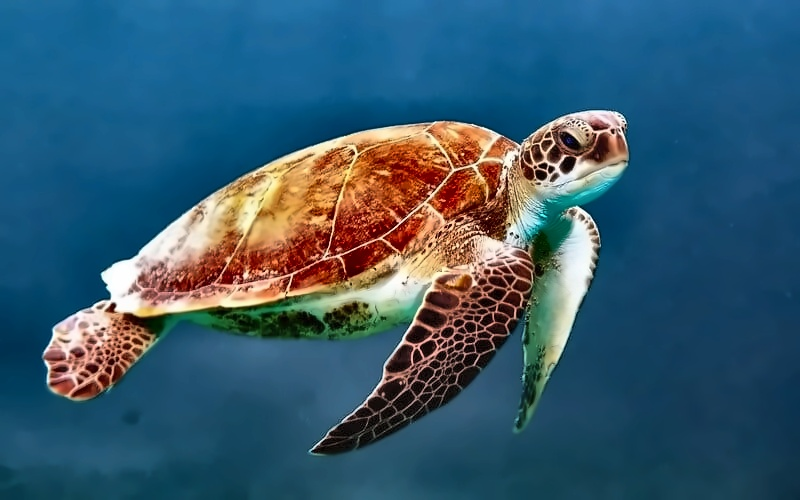
#> input picture enhanced_underwater.jpg, 800 x 500 px
$ python -i app.py   (imports and definitions only)
#> lines starting #> are read from the running program, lines starting #| are printed output that depends on the picture
#> further down, picture is the input picture: shape (500, 800, 3); mean B, G, R 109.4, 89.7, 54.8
import streamlit as st
import cv2
import numpy as np
import tempfile

# Function to enhance underwater images
def enhance_image(image):
    # Convert to LAB color space for color correction
    lab = cv2.cvtColor(image, cv2.COLOR_BGR2LAB)
#> lab: shape (500, 800, 3); mean of channels 0, 1, 2 95.1, 127.3, 114.6
    l, a, b = cv2.split(lab)
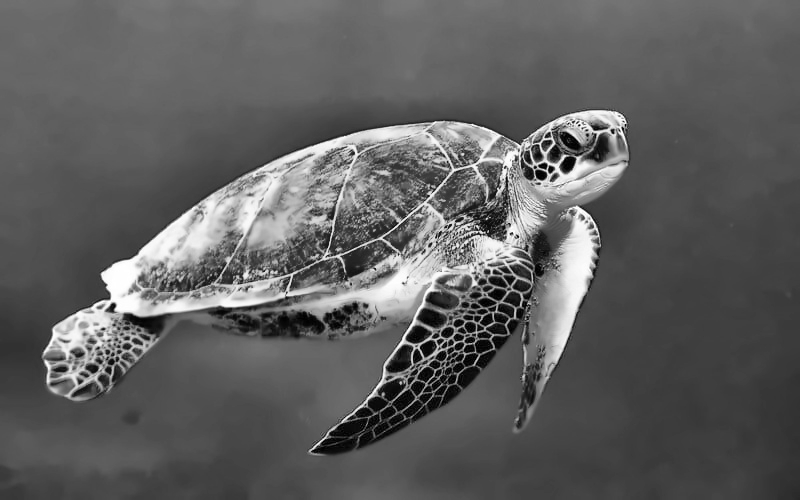
#> l: shape (500, 800); min 0, max 255, mean 95.1
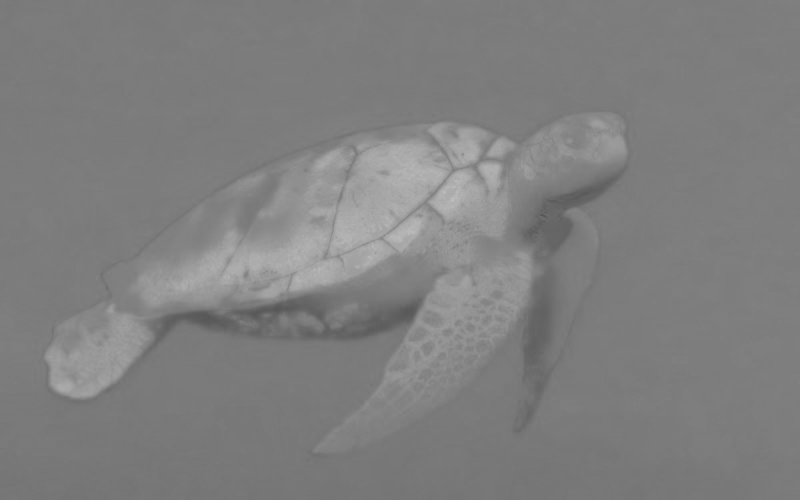
#> a: shape (500, 800); min 87, max 192, mean 127.3
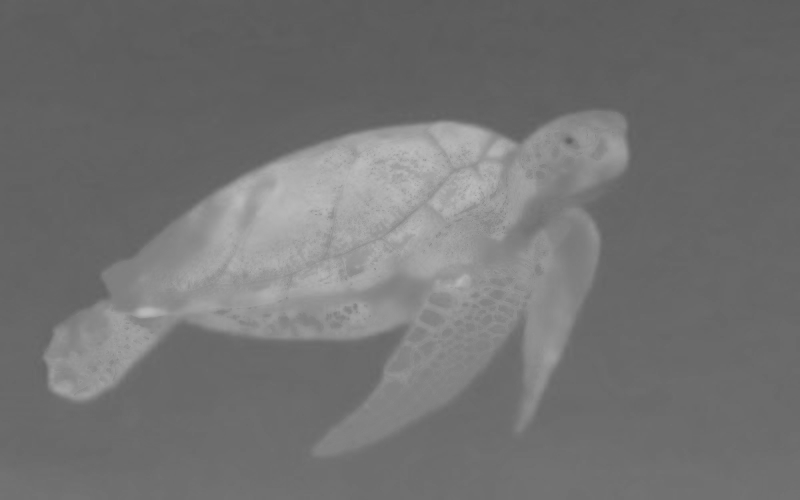
#> b: shape (500, 800); min 91, max 189, mean 114.6

    # Apply CLAHE (Contrast Limited Adaptive Histogram Equalization)
    clahe = cv2.createCLAHE(clipLimit=2.0, tileGridSize=(8, 8))
    l = clahe.apply(l)
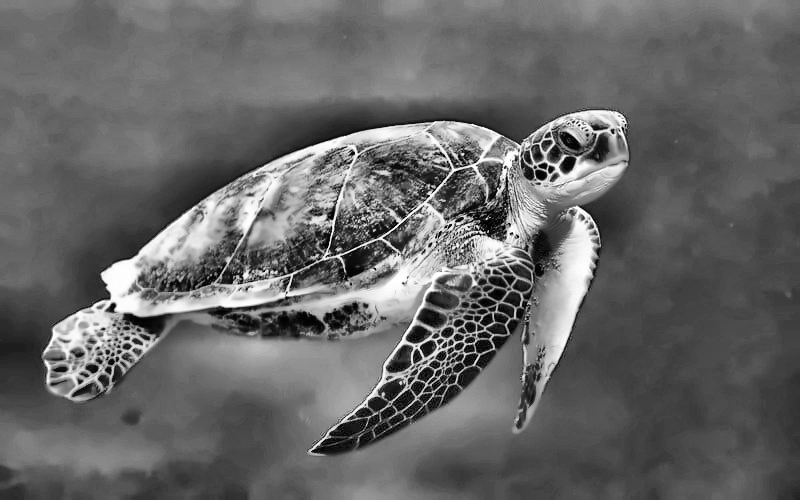
#> l: shape (500, 800); min 0, max 255, mean 103.1

    # Merge LAB channels and convert back to BGR
    enhanced_lab = cv2.merge((l, a, b))
#> enhanced_lab: shape (500, 800, 3); mean of channels 0, 1, 2 103.1, 127.3, 114.6
    color_corrected = cv2.cvtColor(enhanced_lab, cv2.COLOR_LAB2BGR)
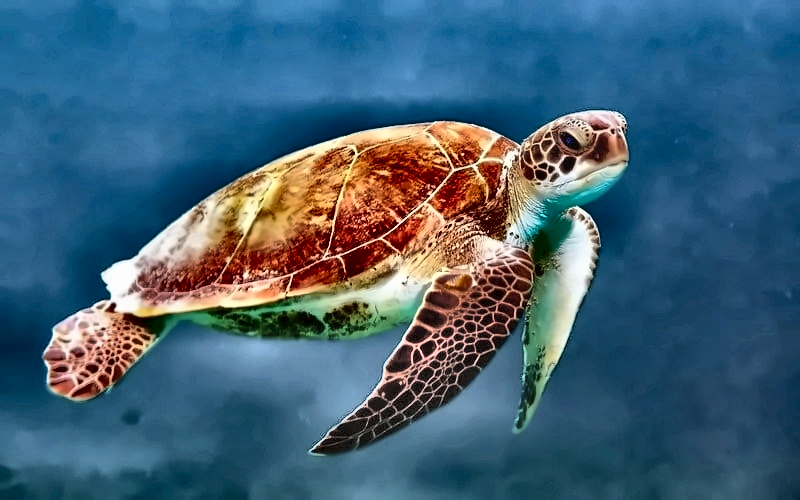
#> color_corrected: shape (500, 800, 3); mean B, G, R 118, 97.7, 65.5

    # Apply White Balancing

    # Apply White Balancing using manual method
    balanced = simple_white_balance(color_corrected)


    # Apply Noise Reduction
    final_image = cv2.fastNlMeansDenoisingColored(balanced, None, 7, 7, 5, 15)

    return final_image
def simple_white_balance(image):
    result = cv2.cvtColor(image, cv2.COLOR_BGR2LAB)
#> result: shape (500, 800, 3); mean of channels 0, 1, 2 103.3, 127.3, 114.4
    l, a, b = cv2.split(result)
    l = cv2.equalizeHist(l)  # Apply histogram equalization
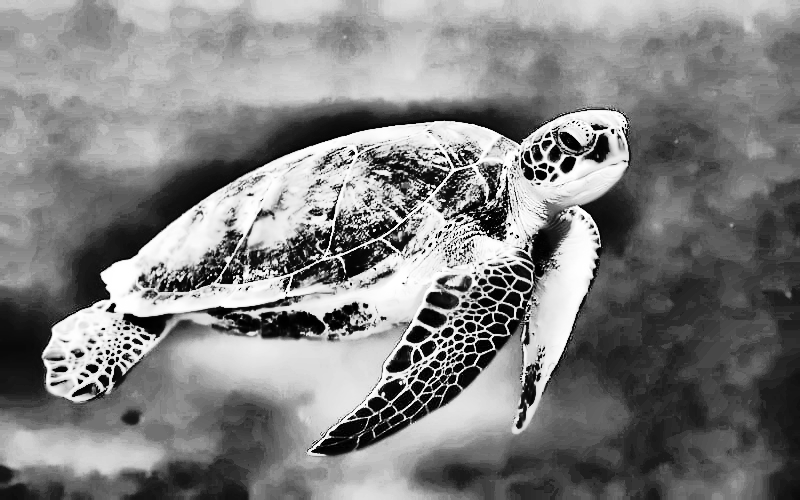
#> l: shape (500, 800); min 0, max 255, mean 128.5
    result = cv2.merge((l, a, b))
#> result: shape (500, 800, 3); mean of channels 0, 1, 2 128.5, 127.3, 114.4
    return cv2.cvtColor(result, cv2.COLOR_LAB2BGR)
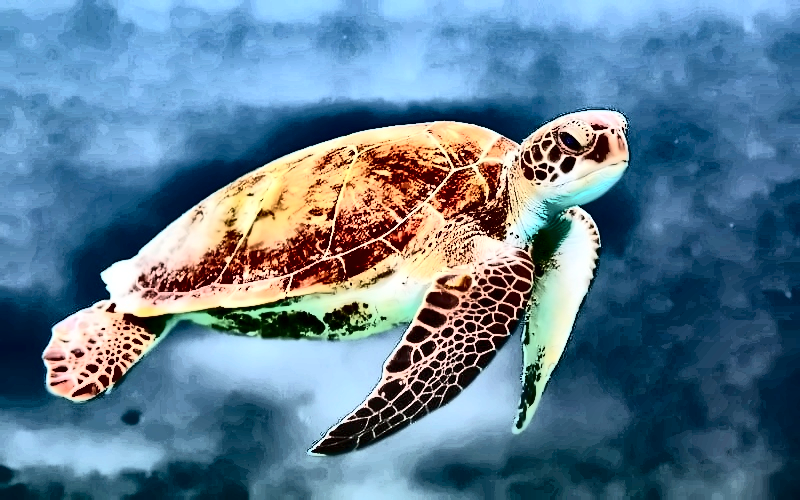
#> returned value: shape (500, 800, 3); mean B, G, R 145.9, 125, 95.6

# Streamlit UI
# [29 lines not run here, left out]

>>> import cv2
>>> picture = cv2.imread('enhanced_underwater.jpg')
>>> result = enhance_image(picture)

$ run again, on underwaterSpec.jpg
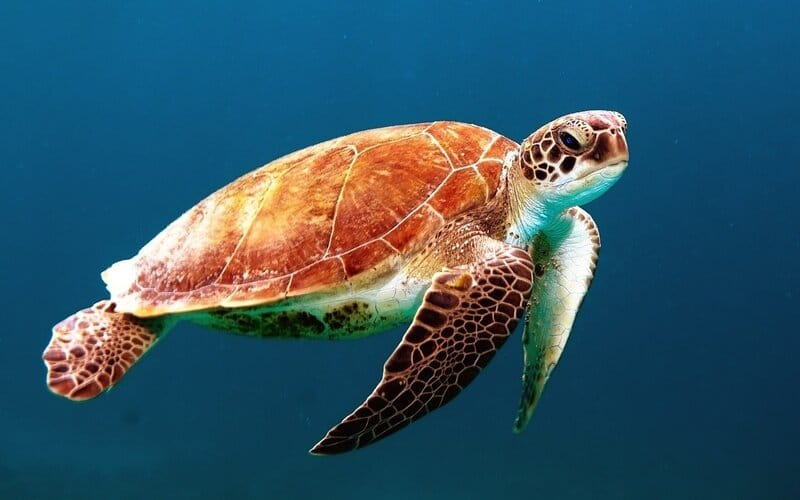
#> input picture underwaterSpec.jpg, 800 x 500 px
#> picture is the input picture: shape (500, 800, 3); mean B, G, R 102.7, 86.7, 50.3
#> lab: shape (500, 800, 3); mean of channels 0, 1, 2 91.5, 126.7, 116.5
#> enhanced_lab: shape (500, 800, 3); mean of channels 0, 1, 2 94, 126.7, 116.5
#> in simple_white_balance, `l = cv2.equalizeHist(l)`:
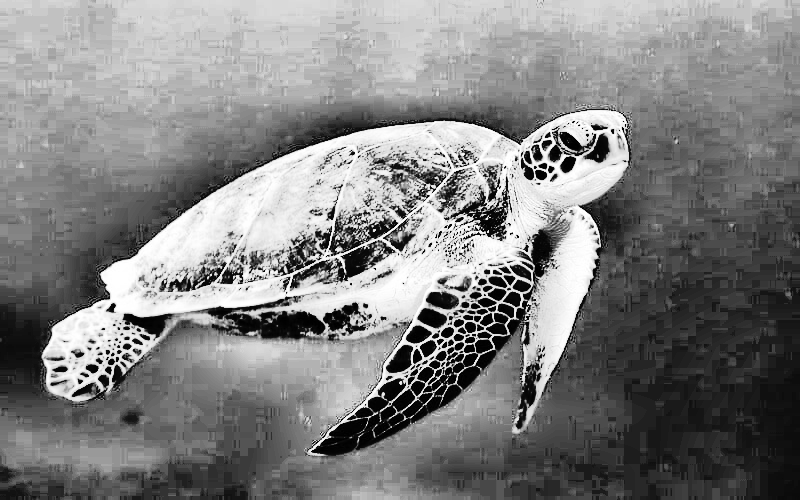
#> l: shape (500, 800); min 0, max 255, mean 128.9
#> in simple_white_balance, `return cv2.cvtColor(result, cv2.COLOR_LAB2BGR)`:
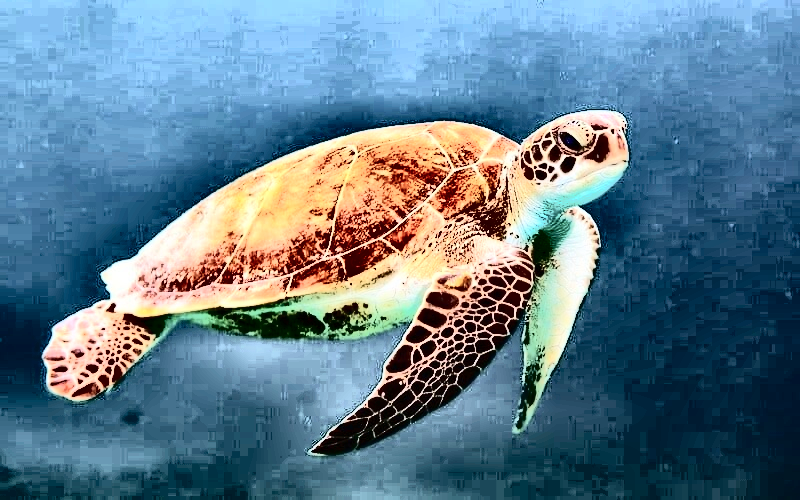
#> returned value: shape (500, 800, 3); mean B, G, R 142.8, 125.3, 96.3
